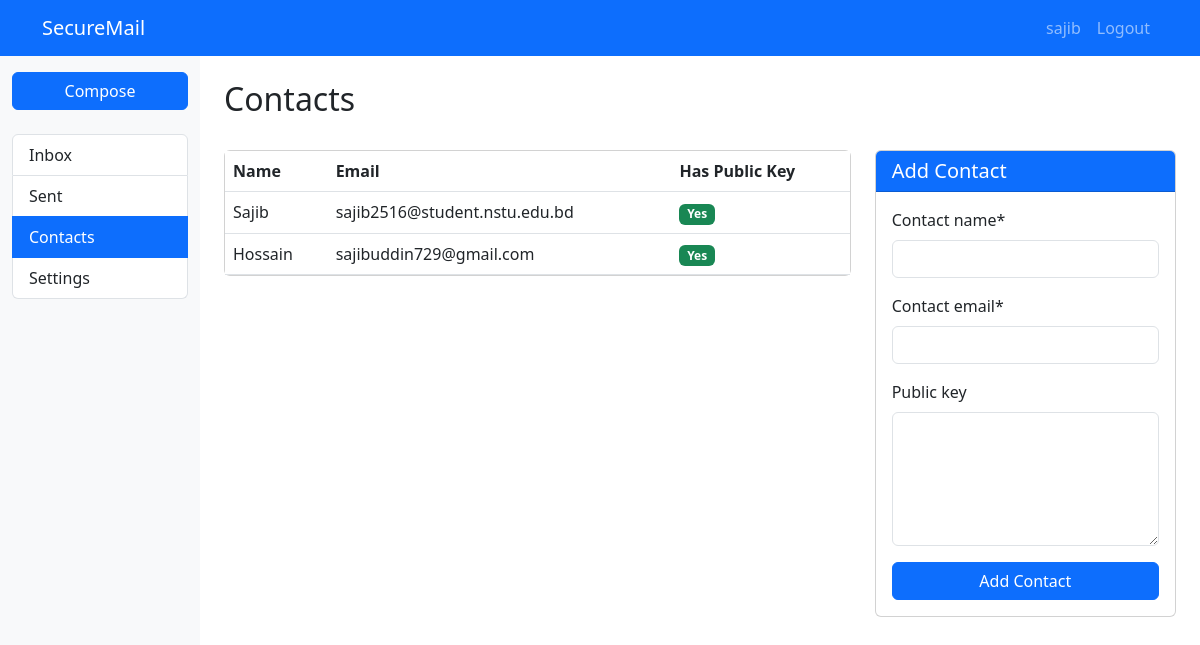
Screenshot of /contacts/ (signed in) with the database file from the repository.
### email_app/models.py (models this page shows, shortened)
class Contact(models.Model):
    user = models.ForeignKey(User, on_delete=models.CASCADE, related_name='contacts')
    contact_email = models.EmailField()
    contact_name = models.CharField(max_length=100)
    public_key = models.TextField(blank=True, null=True)
    class Meta:
        unique_together = ('user', 'contact_email')

### email_app/views.py (the view)
# urls.py: path('contacts/', views.contacts, name='contacts'),
@login_required
def contacts(request):
    user_contacts = Contact.objects.filter(user=request.user)
    if request.method == 'POST':
        form = ContactForm(request.POST)
        if form.is_valid():
            contact = form.save(commit=False)
            contact.user = request.user
            contact.save()
            messages.success(request, 'Contact added successfully!')
            return redirect('contacts')
    else:
        form = ContactForm()
    return render(request, 'email_app/contacts.html', {
        'contacts': user_contacts,
        'form': form
    })

### email_app/forms.py
class ContactForm(forms.ModelForm):
    class Meta:
        model = Contact
        fields = ['contact_name', 'contact_email', 'public_key']
        widgets = {
            'public_key': forms.Textarea(attrs={'rows': 5}),
        }

### templates/email_app/contacts.html (shortened to what this page needs)
{% extends "base.html" %}
{% load crispy_forms_tags %}
{% block content %}
<div class="d-flex justify-content-between align-items-center mb-4">
    <h2>Contacts</h2>
</div>
<div class="row">
    <div class="col-md-8">
        <div class="card mb-4">
            <div class="card-body p-0">
                {% if contacts %}
                    <div class="table-responsive">
                        <table class="table table-hover mb-0">
                            <thead>
                                <tr>
                                    <th>Name</th>
                                    <th>Email</th>
                                    <th>Has Public Key</th>
                                </tr>
                            </thead>
                            <tbody>
                                {% for contact in contacts %}
                                    <tr>
                                        <td>{{ contact.contact_name }}</td>
                                        <td>{{ contact.contact_email }}</td>
                                        <td>
                                            {% if contact.public_key %}
                                                <span class="badge bg-success">Yes</span>
                                            {% else %}
                                                <span class="badge bg-warning text-dark">No</span>
                                            {% endif %}
                                        </td>
                                    </tr>
                                {% endfor %}
                            </tbody>
                        </table>
                    </div>
                {% else %}
                    <div class="text-center p-5">
                        <p class="text-muted">You don't have any contacts yet.</p>
                    </div>
                {% endif %}
            </div>
        </div>
    </div>
    <div class="col-md-4">
        <div class="card">
            <div class="card-header bg-primary text-white">
                <h5 class="mb-0">Add Contact</h5>
            </div>
            <div class="card-body">
                <form method="post">
                    {{ form|crispy }}
                    <div class="d-grid gap-2 mt-3">
                        <button type="submit" class="btn btn-primary">Add Contact</button>
                    </div>
                </form>
            </div>
        </div>
    </div>
</div>
{% endblock %}

### templates/base.html (shortened to what this page needs)
<!DOCTYPE html>
<html lang="en">
<head>
    <link href="https://cdn.jsdelivr.net/npm/bootstrap@5.3.0/dist/css/bootstrap.min.css" rel="stylesheet">
</head>
<body>
    <nav class="navbar navbar-expand-lg navbar-dark bg-primary">
        <div class="container">
            <a class="navbar-brand" href="{% url 'inbox' %}">SecureMail</a>
            <div class="collapse navbar-collapse" id="navbarNav">
                <ul class="navbar-nav ms-auto">
                    {% if user.is_authenticated %}
                        <li class="nav-item">
                            <a class="nav-link" href="{% url 'profile' %}">{{ user.username }}</a>
                        </li>
                        <li class="nav-item">
                            <a class="nav-link" href="{% url 'logout' %}">Logout</a>
                        </li>
                    {% endif %}
                </ul>
            </div>
        </div>
    </nav>
    <div class="container-fluid">
        <div class="row">
            {% if user.is_authenticated %}
                <div class="col-md-3 col-lg-2 d-md-block sidebar py-3">
                    <div class="d-grid gap-2 mb-4">
                        <a href="{% url 'compose' %}" class="btn btn-primary">Compose</a>
                    </div>
                    <div class="list-group">
                        <a href="{% url 'inbox' %}" class="list-group-item list-group-item-action {% if request.path == '/inbox/' %}active{% endif %}">
                            Inbox
                        </a>
                        <a href="{% url 'sent' %}" class="list-group-item list-group-item-action {% if request.path == '/sent/' %}active{% endif %}">
                            Sent
                        </a>
                        <a href="{% url 'contacts' %}" class="list-group-item list-group-item-action {% if request.path == '/contacts/' %}active{% endif %}">
                            Contacts
                        </a>
                        <a href="{% url 'profile' %}" class="list-group-item list-group-item-action {% if request.path == '/profile/' %}active{% endif %}">
                            Settings
                        </a>
                    </div>
                </div>
                <main class="col-md-9 ms-sm-auto col-lg-10 px-md-4 py-4">
                    {% block content %}{% endblock %}
                </main>
            {% endif %}
        </div>
    </div>
</body>
</html>

### templates/base.html (style rules this page uses)
.sidebar { min-height: calc(100vh - 56px); background-color: #f8f9fa; }

### rows the page displays
Contact: contact_name "Sajib", contact_email "sajib2516@student.nstu.edu.bd", public_key "Yes"
Contact: contact_name "Hossain", contact_email "sajibuddin729@gmail.com", public_key "Yes"

### other values shown
{{ user.username }} "sajib"
